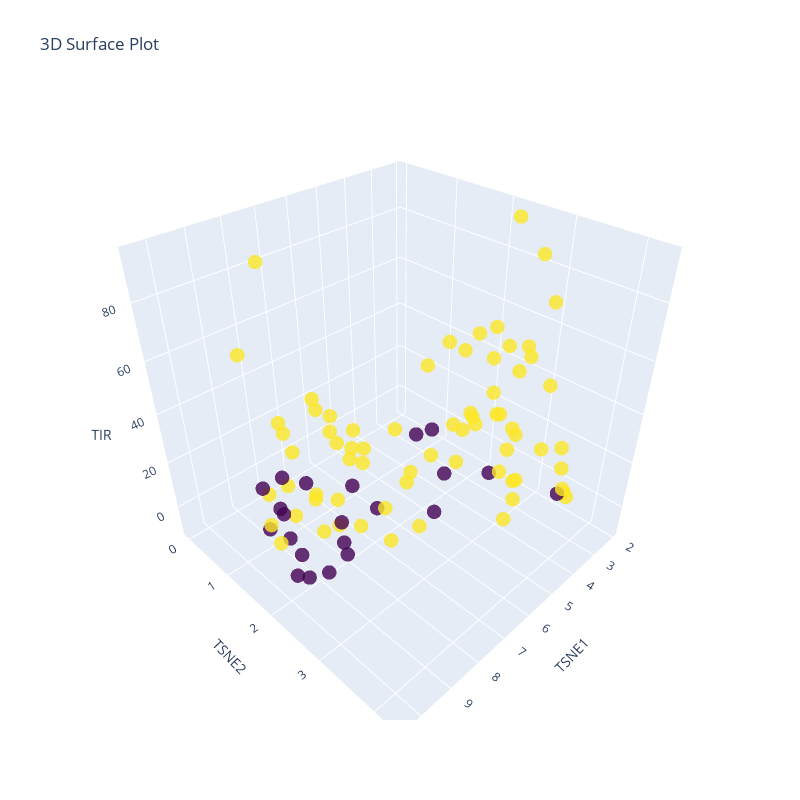

The cell this chart's notebook holds for it:
### Code cell
col_x = 'TSNE1'
col_y = 'TSNE2'
df = X_train_tsne

fig = go.Figure(data=[go.Surface(x=df[col_x].values, 
                                 y=df[col_y].values, 
                                 z=y_train)])

fig = go.Figure(data=[go.Scatter3d(
    x=df[col_x].values, 
    y=df[col_y].values, 
    z=y_train,
    mode='markers',
    marker=dict(
        size=5,
        color=(y_train > 15).astype(int),
        colorscale='viridis',
        opacity=0.8
    )
)])

# Customize the plot
fig.update_layout(
    title='3D Surface Plot',
    scene=dict(
        xaxis_title=col_x,
        yaxis_title=col_y,
        zaxis_title='TIR'
    ),
    width=800,
    height=800
)

# Show the plot
fig.show()
